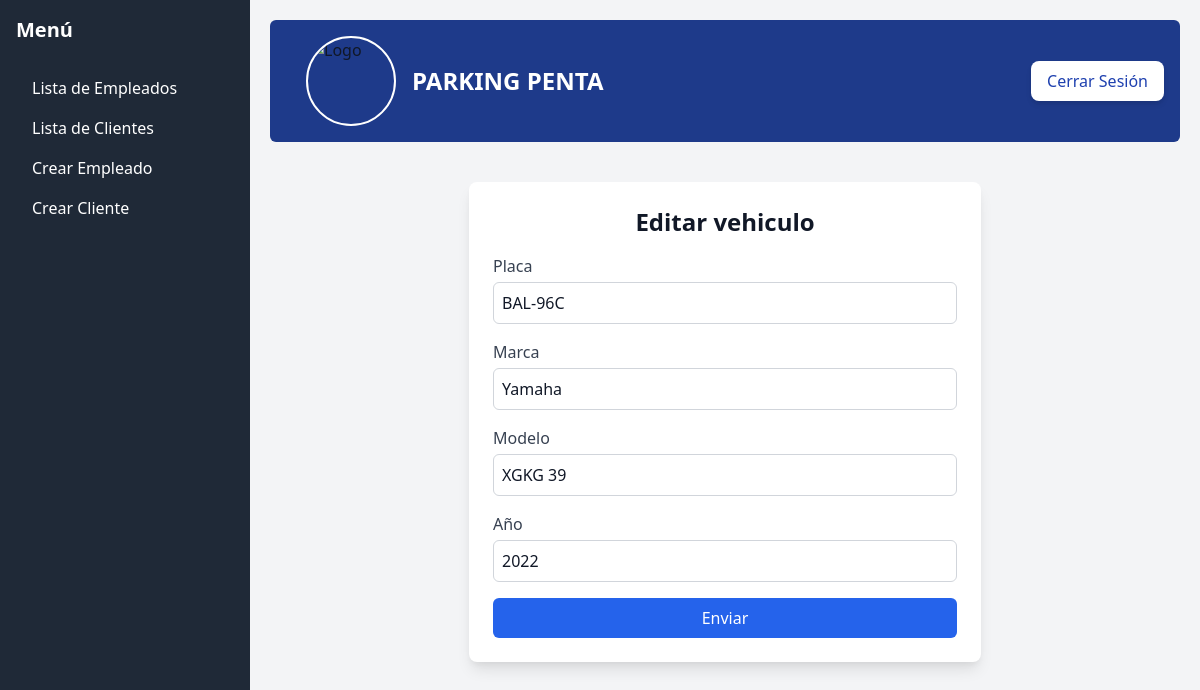
Screenshot of /view/empleados/editar_vehiculo.php?placa=BAL-96C (signed in) with the database file from the repository.
### tables this page shows
CREATE TABLE `vehiculos` (
  `id_vehiculo` int(11) NOT NULL,
  `placa` varchar(10) NOT NULL,
  `marca` varchar(100) NOT NULL,
  `modelo` varchar(100) NOT NULL,
  `ano` int(11) NOT NULL,
  `tipo_vehiculo` varchar(15) NOT NULL,
  `deshabilitado` tinyint(4) NOT NULL DEFAULT 0,
  `id_cliente` int(11) NOT NULL,
  `id_empleado` int(11) NOT NULL
);

### controllers/vehicle_controller.php (called while the page is built, shortened)
<?php
require_once('../../models/vehicle_model.php');
class VehicleController {
    private $model;
    public function __construct() {
        $this->model = new VehicleModel();
    }
    public function show_vehicle($id) {
        $vehicle = $this->model->get_vehicle($id);
        return $vehicle;
    }
}
?>

### models/vehicle_model.php (called while the page is built, shortened)
<?php
class VehicleModel {
    private $connection;
    public function __construct() {
        $this->connection = mysqli_connect('localhost', 'root', '', 'dbpenta');
    }
    public function get_vehicle($id) : array | bool {
        $vehicle = mysqli_execute_query($this->connection, 'SELECT * FROM vehiculos WHERE placa = ? AND deshabilitado = ?', [$id, 0]);
        return mysqli_fetch_assoc($vehicle);
    }
}
?>

### view/empleados/editar_vehiculo.php (the view, shortened to what this page needs)
<?php
    require_once('../../controllers/vehicle_controller.php');
    if (isset($_GET['placa'])) {
        $plate = $_GET['placa'];
    } else {
        header('location: empleado.php');
    }
    $request = new VehicleController();
    $fetch_vehicle = $request->show_vehicle($plate);
?>
<!DOCTYPE html>
<html lang="es">
<head>
    <script src="https://cdn.tailwindcss.com?plugins=forms,typography,aspect-ratio,line-clamp,container-queries"></script>
    <link href="https://cdn.jsdelivr.net/npm/tailwindcss@2.2.19/dist/tailwind.min.css" rel="stylesheet">
    <link href="../../styles/admin.css" rel="stylesheet">
</head>
<body class="bg-gray-100 text-gray-900">
    <?php include '../reutils/navbar.php' ?>
    <div id="content" class="ml-64 p-6 w-90 overflow-hidden">
        <?php include '../reutils/navbar-user.php' ?>
        <main class="container mx-auto mt-10">
            <div class="bg-white p-6 rounded-lg shadow-lg w-full max-w-lg mx-auto">
                <h2 class="text-2xl font-semibold mb-4 text-center">Editar vehiculo</h2>
                <form method="post" class="space-y-4">
                    <div class="flex flex-col">
                        <label for="document" class="text-gray-700">Placa</label>
                        <input type="text" id="document" value="<?= $fetch_vehicle['placa'] ?>" name="placa" disabled placeholder="ej. SMC53G" required class="mt-1 p-2 border border-gray-300 rounded-md">
                    </div>
                    <div class="flex flex-col">
                        <label for="name" class="text-gray-700">Marca</label>
                        <input type="text" id="name" value="<?= $fetch_vehicle['marca'] ?>" name="marca" placeholder="ej. Chapin" required class="mt-1 p-2 border border-gray-300 rounded-md">
                    </div>
                    <div class="flex flex-col">
                        <label for="name" class="text-gray-700">Modelo</label>
                        <input type="text" id="name" value="<?= $fetch_vehicle['modelo'] ?>" name="modelo" placeholder="ej. 2019" required class="mt-1 p-2 border border-gray-300 rounded-md">
                    </div>
                    <div class="flex flex-col">
                        <label for="" class="text-gray-700">Año</label>
                        <input type="text" id="name" value="<?= $fetch_vehicle['ano'] ?>" name="year" placeholder="ej.  2022 " required class="mt-1 p-2 border border-gray-300 rounded-md">
                    </div>
                    <div>
                        <input type="submit" value="Enviar" name="send" class="w-full bg-blue-600 text-white p-2 rounded-md hover:bg-blue-700 cursor-pointer">
                    </div>
                </form>
            </div>
        </main>
    </div>
</body>
</html>

### styles/admin.css (style rules this page uses)
* { margin: 0; padding: 0; box-sizing: border-box; }
body { display: flex; min-height: 100vh; flex-direction: row; }
#content { margin-left: 250px; padding: 20px; flex: 1; }

### rows the page displays
vehiculos: placa "BAL-96C", marca "Yamaha", modelo "XGKG 39", year "2022"
